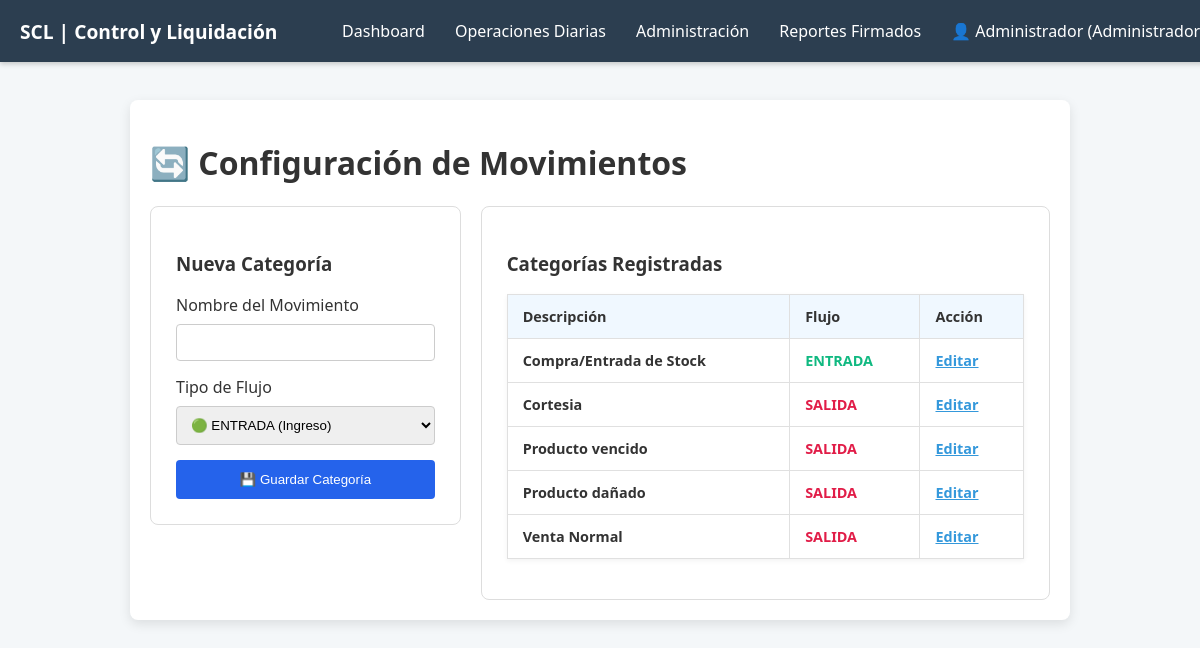
Screenshot of /gestion/gestion_movimientos.php (signed in) with the database file from the repository.
### tables this page shows
CREATE TABLE `tipo_movimiento` (
  `id_tipo_movimiento` int(11) NOT NULL,
  `nombre_movimiento` varchar(100) NOT NULL,
  `tipo_flujo` enum('Entrada','Salida') NOT NULL,
  `activo` tinyint(1) NOT NULL DEFAULT 1
);

### gestion/gestion_movimientos.php (the view, shortened to what this page needs)
<?php
include '../includes/db_connect.php';
$sql_list = "SELECT id_tipo_movimiento, nombre_movimiento, tipo_flujo FROM tipo_movimiento ORDER BY id_tipo_movimiento DESC";
$res = $conn->query($sql_list);
?>
<!DOCTYPE html>
<html lang="es">
<head>
    <link rel="stylesheet" href="../css/style.css">
</head>
<body>
    <?php include '../includes/menu.php'; ?>
    <div class="report-container" style="padding: 20px;">
        <h1>🔄 Configuración de Movimientos</h1>
        <div class="split-container">
            <div class="form-side" id="form-container">
                <h3 id="form-title">Nueva Categoría</h3>
                <form method="POST" id="movimiento-form">
                    <label>Nombre del Movimiento</label>
                    <input type="text" name="nombre_movimiento" id="nombre_movimiento" class="input-box" required>
                    <label>Tipo de Flujo</label>
                    <select name="tipo_flujo" id="tipo_flujo" class="input-box">
                        <option value="Entrada">🟢 ENTRADA (Ingreso)</option>
                    </select>
                    <button type="submit" class="boton-primario" id="btn-submit" style="width:100%; padding:12px; background: #2563eb; color:white; border:none; border-radius:4px; cursor:pointer;">💾 Guardar Categoría</button>
                </form>
            </div>
            <div class="table-side">
                <h3>Categorías Registradas</h3>
                <table>
                    <thead>
                        <tr>
                            <th>Descripción</th>
                            <th>Flujo</th>
                            <th>Acción</th>
                        </tr>
                    </thead>
                    <tbody>
                        <?php while($row = $res->fetch_assoc()): ?>
                        <tr>
                            <td><strong><?php echo htmlspecialchars($row['nombre_movimiento']); ?></strong></td>
                            <td>
                                <span style="color: <?php echo ($row['tipo_flujo'] == 'Entrada') ? '#10b981' : '#e11d48'; ?>; font-weight:bold;">
                                    <?php echo strtoupper($row['tipo_flujo']); ?>
                                </span>
                            </td>
                            <td>
                                <span class="btn-edit" onclick="editarMovimiento(
                                    '<?php echo $row['id_tipo_movimiento']; ?>',
                                    '<?php echo addslashes($row['nombre_movimiento']); ?>',
                                    '<?php echo $row['tipo_flujo']; ?>'
                                )">Editar</span>
                            </td>
                        </tr>
                        <?php endwhile; ?>
                    </tbody>
                </table>
            </div>
        </div>
    </div>
</body>
</html>

### css/style.css (style rules this page uses)
body { font-family: 'Segoe UI', Tahoma, Geneva, Verdana, sans-serif; background-color: #f4f7f9; margin: 0; padding: 20px; color: #333; }
.report-container { max-width: 900px; margin: 20px auto; background-color: #ffffff; box-shadow: 0 4px 12px rgba(0, 0, 0, 0.1); padding: 30px; border-radius: 8px; }
table { width: 100%; border-collapse: collapse; margin: 15px 0; box-shadow: 0 2px 5px rgba(0, 0, 0, 0.05); }
th, td { border: 1px solid #e0e0e0; padding: 12px 15px; text-align: left; font-size: 0.9em; }
th { background-color: #f0f8ff; color: #333; font-weight: bold; }
.report-container { margin-top: 80px; }

### gestion/gestion_movimientos.php (style rules this page uses)
.split-container { display: flex; gap: 20px; margin-top: 20px; }
.form-side, .table-side { background: #fff; padding: 25px; border-radius: 8px; border: 1px solid #ddd; }
.form-side { flex: 1; height: fit-content; position: sticky; top: 20px; }
.table-side { flex: 2; }
.input-box { width: 100%; padding: 10px; margin: 8px 0 15px 0; border: 1px solid #ccc; border-radius: 4px; box-sizing: border-box; }
.btn-edit { color: #3498db; cursor: pointer; text-decoration: underline; font-weight: bold; }

### rows the page displays
tipo_movimiento: nombre_movimiento "Compra/Entrada de Stock", tipo_flujo "ENTRADA"
tipo_movimiento: nombre_movimiento "Cortesia", tipo_flujo "SALIDA"
tipo_movimiento: nombre_movimiento "Producto vencido", tipo_flujo "SALIDA"
tipo_movimiento: nombre_movimiento "Producto dañado", tipo_flujo "SALIDA"
tipo_movimiento: nombre_movimiento "Venta Normal", tipo_flujo "SALIDA"

### other values shown
$user_display "Administrador…"
